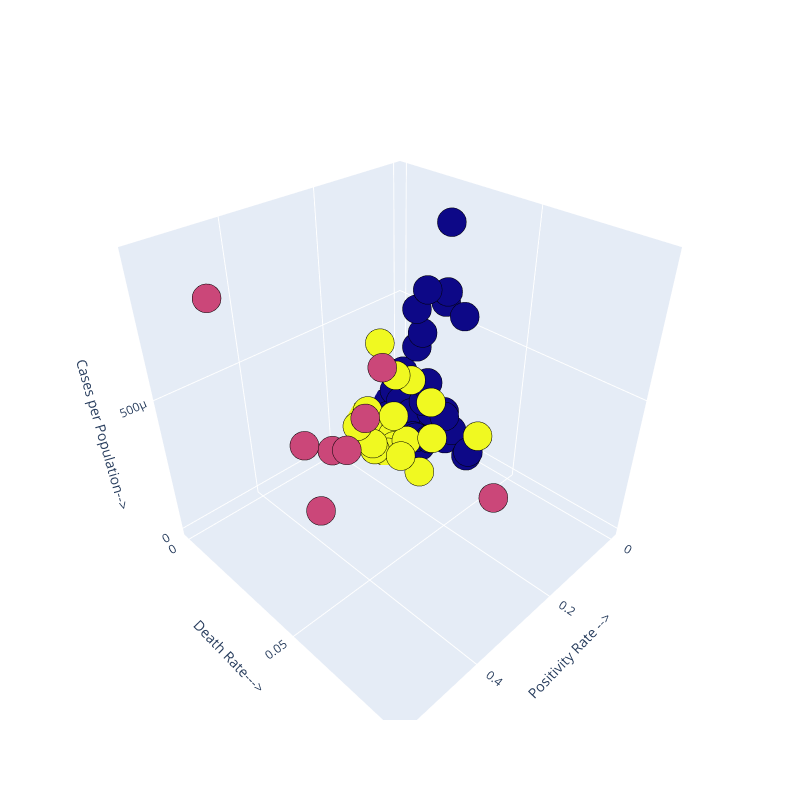

The cell this chart's notebook holds for it:
### Code cell
cl2(dff_4_cl,3)
printCountries(dff_4_cl,3)
